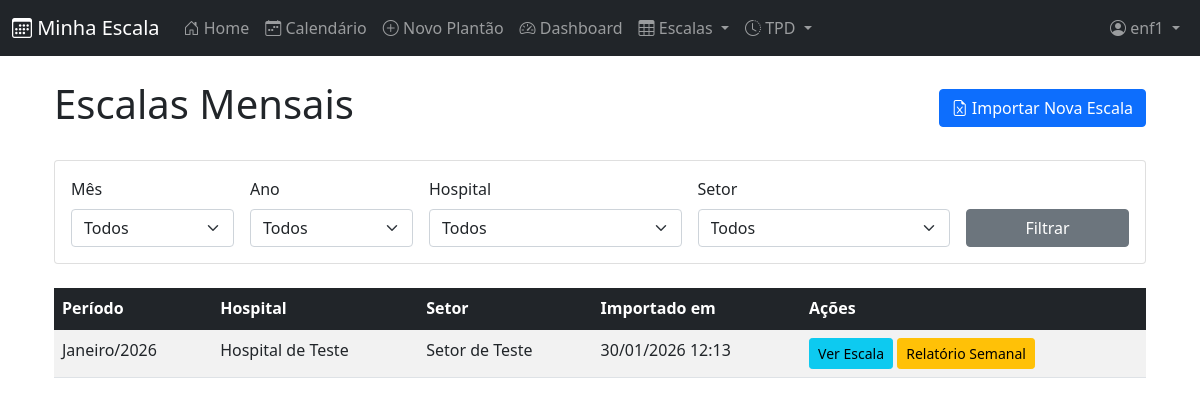
/escalas/ (signed in), run on the app's committed database.
### cal/models.py (models this page shows, shortened)
class EscalaMensal(models.Model):
    MES_CHOICES = [
        (1, 'Janeiro'), (2, 'Fevereiro'), (3, 'Março'), (4, 'Abril'),
        (5, 'Maio'), (6, 'Junho'), (7, 'Julho'), (8, 'Agosto'),
        (9, 'Setembro'), (10, 'Outubro'), (11, 'Novembro'), (12, 'Dezembro'),
    ]
    mes = models.IntegerField(choices=MES_CHOICES)
    ano = models.IntegerField()
    hospital = models.ForeignKey(Hospital, on_delete=models.CASCADE)
    setor = models.ForeignKey(Setor, on_delete=models.CASCADE)
    arquivo_excel = models.FileField(upload_to='escalas/%Y/%m/', null=True, blank=True)
    criado_por = models.ForeignKey(User, on_delete=models.PROTECT)
    criado_em = models.DateTimeField(auto_now_add=True)
    class Meta:
        verbose_name = "Escala Mensal"
        verbose_name_plural = "Escalas Mensais"
        unique_together = ('mes', 'ano', 'hospital', 'setor')

### core/models.py (models this page shows, shortened)
class Hospital(models.Model):
    nome = models.CharField(max_length=150, unique=True)
    sigla = models.CharField(max_length=20, blank=True, null=True)

class Setor(models.Model):
    nome = models.CharField(max_length=100)
    hospital = models.ForeignKey(
        Hospital,
        on_delete=models.CASCADE,
        related_name="setores"
    )
    class Meta:
        unique_together = ("nome", "hospital")

### cal/views/escala_views.py (the view)
# urls.py: path('escalas/', escala_views.lista_escalas, name='lista_escalas'),
@login_required
def lista_escalas(request):
    escalas = EscalaMensal.objects.all().order_by('-ano', '-mes')
    mes = request.GET.get('mes')
    ano = request.GET.get('ano')
    hospital = request.GET.get('hospital')
    setor = request.GET.get('setor')
    if mes: escalas = escalas.filter(mes=mes)
    if ano: escalas = escalas.filter(ano=ano)
    if hospital: escalas = escalas.filter(hospital_id=hospital)
    if setor: escalas = escalas.filter(setor_id=setor)
    context = {
        'escalas': escalas, 'meses': EscalaMensal.MES_CHOICES,
        'hospitais': Hospital.objects.all(), 'setores': Setor.objects.all(),
        'anos': range(2020, datetime.now().year + 2),
    }
    return render(request, 'escala/lista.html', context)

### templates/escala/lista.html (shortened to what this page needs)
{% extends 'base.html' %}
{% load django_bootstrap5 %}
{% block content %}
<div class="container mt-4">
    <div class="d-flex justify-content-between align-items-center mb-4">
        <h1>Escalas Mensais</h1>
        <a href="{% url 'cal:importar_escala' %}" class="btn btn-primary">
            <i class="bi bi-file-earmark-excel"></i> Importar Nova Escala
        </a>
    </div>
    <div class="card mb-4">
        <div class="card-body">
            <form method="get" class="row g-3">
                <div class="col-md-2">
                    <label class="form-label">Mês</label>
                    <select name="mes" class="form-select">
                        <option value="">Todos</option>
                    </select>
                </div>
                <div class="col-md-2">
                    <label class="form-label">Ano</label>
                    <select name="ano" class="form-select">
                        <option value="">Todos</option>
                    </select>
                </div>
                <div class="col-md-3">
                    <label class="form-label">Hospital</label>
                    <select name="hospital" class="form-select">
                        <option value="">Todos</option>
                    </select>
                </div>
                <div class="col-md-3">
                    <label class="form-label">Setor</label>
                    <select name="setor" class="form-select">
                        <option value="">Todos</option>
                    </select>
                </div>
                <div class="col-md-2 d-flex align-items-end">
                    <button type="submit" class="btn btn-secondary w-100">Filtrar</button>
                </div>
            </form>
        </div>
    </div>
    <div class="table-responsive">
        <table class="table table-striped table-hover">
            <thead class="table-dark">
                <tr>
                    <th>Período</th>
                    <th>Hospital</th>
                    <th>Setor</th>
                    <th>Importado em</th>
                    <th>Ações</th>
                </tr>
            </thead>
            <tbody>
                {% for escala in escalas %}
                <tr>
                    <td>{{ escala.get_mes_display }}/{{ escala.ano }}</td>
                    <td>{{ escala.hospital.nome }}</td>
                    <td>{{ escala.setor.nome }}</td>
                    <td>{{ escala.criado_em|date:"d/m/Y H:i" }}</td>
                    <td>
                        <a href="{% url 'cal:escala_detalhes' escala.id %}" class="btn btn-sm btn-info">Ver Escala</a>
                        <a href="{% url 'cal:escala_relatorio_semanal' escala.id %}" class="btn btn-sm btn-warning">Relatório Semanal</a>
                    </td>
                </tr>
                {% empty %}
                <tr>
                    <td colspan="5" class="text-center">Nenhuma escala encontrada.</td>
                </tr>
                {% endfor %}
            </tbody>
        </table>
    </div>
</div>
{% endblock %}

### templates/navbar.html (shortened to what this page needs)
<nav class="navbar navbar-expand-md navbar-dark bg-dark">
    <div class="container-fluid">
        <a class="navbar-brand" href="{% url 'cal:home' %}"><i class="bi bi-calendar3"></i> Minha Escala</a>
        <div class="offcanvas offcanvas-end bg-dark text-white" tabindex="-1" id="offcanvasNavbar">
            <div class="offcanvas-body">
                <div class="navbar-nav me-auto">
                    <a class="nav-link" href="{% url 'cal:home' %}"><i class="bi bi-house-door"></i> Home</a>
                    {% if user.is_authenticated %}
                    <a class="nav-link" href="{% url 'cal:calendar' %}"><i class="bi bi-calendar-week"></i> Calendário</a>
                    <a class="nav-link" href="{% url 'cal:event_new' %}"><i class="bi bi-plus-circle"></i> Novo Plantão</a>
                    <a class="nav-link" href="{% url 'cal:dashboard' %}"><i class="bi bi-speedometer2"></i> Dashboard</a>
                    <div class="nav-item dropdown">
                        <a class="nav-link dropdown-toggle" href="#" id="escalaDropdown" role="button" data-bs-toggle="dropdown" aria-expanded="false">
                            <i class="bi bi-table"></i> Escalas
                        </a>
                    </div>
                    <div class="nav-item dropdown">
                        <a class="nav-link dropdown-toggle" href="#" id="tpdDropdown" role="button" data-bs-toggle="dropdown" aria-expanded="false">
                            <i class="bi bi-clock-history"></i> TPD
                        </a>
                    </div>
                    {% endif %}
                </div>
                <div class="navbar-nav">
                    {% if user.is_authenticated %}
                        <div class="nav-item dropdown">
                            <a class="nav-link dropdown-toggle" href="#" id="navbarDropdown" role="button" data-bs-toggle="dropdown" aria-expanded="false">
                                <i class="bi bi-person-circle"></i> {{ user.username }}
                            </a>
                        </div>
                    {% else %}
                        <a class="nav-link" href="{% url 'cal:login' %}">
                            <i class="bi bi-box-arrow-in-right"></i> Login
                        </a>
                    {% endif %}
                </div>
            </div>
        </div>
    </div>
</nav>

### data on the page
EscalaMensal: mes "Janeiro", ano "2026", hospital.nome "Hospital de Teste", setor.nome "Setor de Teste", criado_em "30/01/2026 12:13"

### other printed values
{{ user.username }} "enf1"
